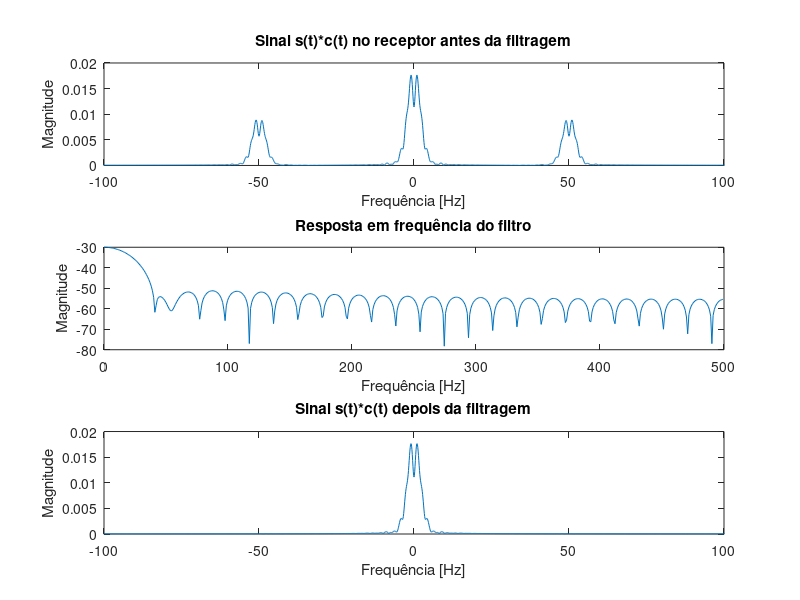
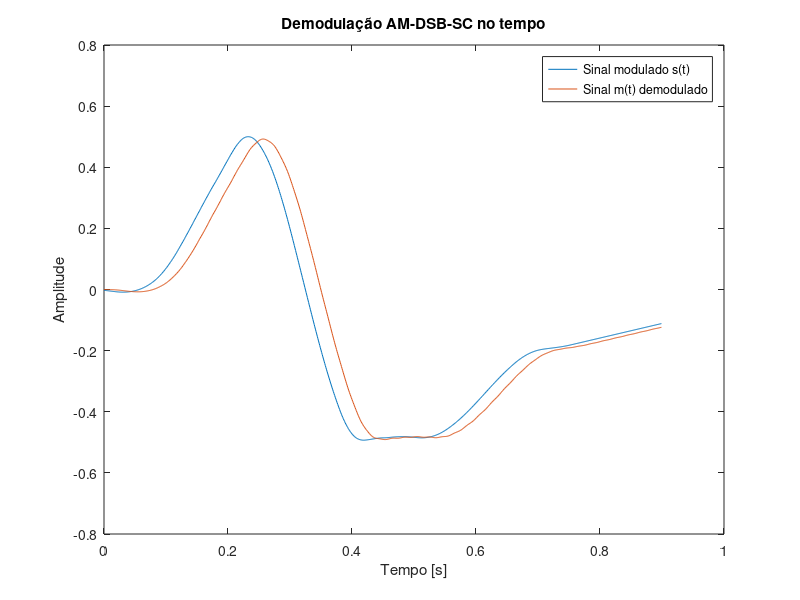

Write MATLAB code to recreate these figures, in order.
clc; clear all; close all;
load('signal.mat')        % Abre o sinal a ser modulado
fs=1/Ts;                                   % Frequência de amostragem
Ac = 1;                                    % Amplitude da portadora
fc = 25;                                   % Frequência da portadora
c = Ac*cos(2*pi*fc*t);                     % Sinal portadora
s = c.*msg;                                % Sinal AM-DSB-SC

% Demodulação AM-DSB-SC
mr = 2*s.*c;

% Filtragem do sinal
B_m = 5;                                     % Banda do sinal
h=fir1(50,[B_m*Ts]);                         % Coeficientes do filtro
mr_filtrado=filter(h,1,mr);                 % Sinal filtrado

% Espectro do sinal antes da filtragem
subplot(3,1,1);
lfft=length(mr)*10;                         % Comprimento da fft (Arbitrário)
freq=(-fs/2:fs/lfft:fs/2-fs/lfft);          % Eixo de frequência 
Mfft=fft(mr,lfft)/lfft;                     % Calcula a FFT
M_sig=fftshift(Mfft);                       % Posiciona a FFT no centro
plot (freq ,abs(M_sig));
title('Sinal s(t)*c(t) no receptor antes da filtragem');
ylabel('Magnitude');
xlabel('Frequência [Hz]');
axis([-100 100 0 0.02]);                            

% Resposta em frequência do filtro
subplot(3,1,2);
[amp,freq] = freqz(h,fs);
plot(freq*fs/(2*pi),10*log10(abs(amp)));
title('Resposta em frequência do filtro');
ylabel('Magnitude');
xlabel('Frequência [Hz]');

% Espectro do sinal depois da filtragem
subplot(3,1,3);
lfft=length(mr_filtrado)*10;                         % Comprimento da fft (Arbitrário)
freq=(-fs/2:fs/lfft:fs/2-fs/lfft);          % Eixo de frequência 
Mfft=fft(mr_filtrado,lfft)/lfft;                     % Calcula a FFT
M_sig=fftshift(Mfft);                       % Posiciona a FFT no centro
plot (freq ,abs(M_sig));
title('Sinal s(t)*c(t) depois da filtragem');
ylabel('Magnitude');
xlabel('Frequência [Hz]');
axis([-100 100 0 0.02]);

figure;
% Gráfico do sinais modulante e demodulado
plot (t,msg,t,mr_filtrado);
legend('Sinal modulado s(t)','Sinal m(t) demodulado');
title('Demodulação AM-DSB-SC no tempo');
ylabel('Amplitude');
xlabel('Tempo [s]');